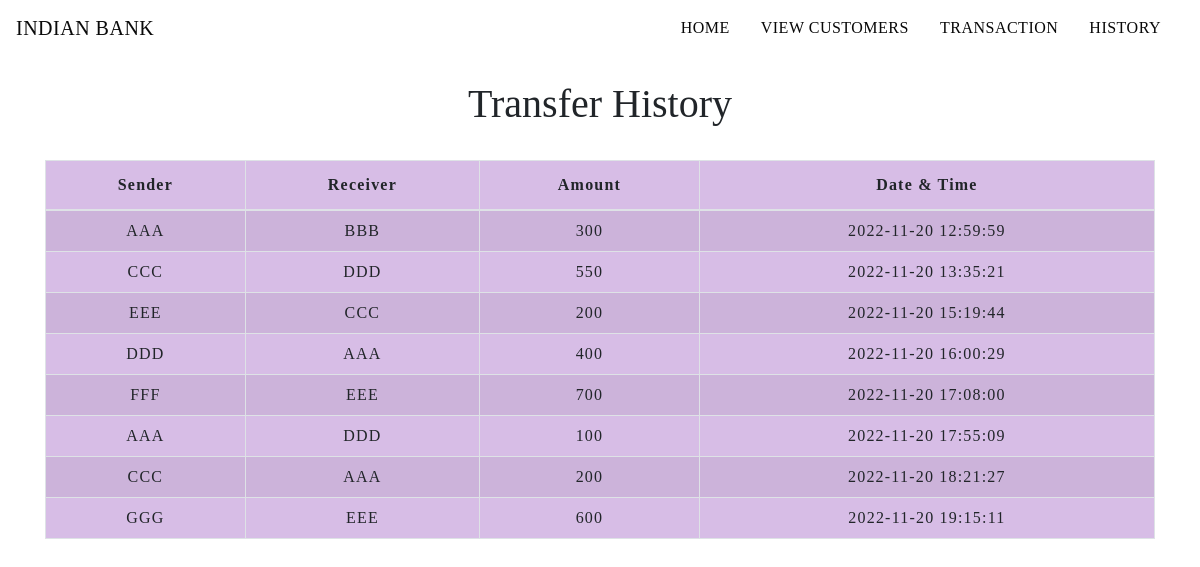
The page /history.php on the database its author committed.
### tables this page shows
CREATE TABLE `transaction_details` (
  `sno` int(5) NOT NULL,
  `sender` varchar(100) NOT NULL,
  `receiver` varchar(100) NOT NULL,
  `balance` int(10) NOT NULL,
  `datetime` datetime NOT NULL DEFAULT CURRENT_TIMESTAMP
  );

### history.php (the view, shortened to what this page needs)
<!DOCTYPE html>
<html lang="en">
<head>
    <link rel="stylesheet" href="https://stackpath.bootstrapcdn.com/bootstrap/4.5.2/css/bootstrap.min.css">
    <link rel="stylesheet" type="text/css" href="css/table.css">
    <link rel="stylesheet" type="text/css" href="css/navbar.css">
</head>
<body>
    <?php
    include 'navbar.php';
    ?>
    <div class="container">
        <h2 class="text-center pt-4">Transfer History</h2>
        <br>
        <div class="table-responsive-sm">
            <table class="table table-hover table-striped table-condensed table-bordered">
                <thead>
                    <tr>
                        <th class="text-center">Sender</th>
                        <th class="text-center">Receiver</th>
                        <th class="text-center">Amount</th>
                        <th class="text-center">Date & Time</th>
                    </tr>
                </thead>
                <tbody>
                    <?php
                    include 'config.php';
                    $sql = "select * from transaction_details";
                    $query = mysqli_query($conn, $sql);
                    while ($rows = mysqli_fetch_assoc($query)) {
                    ?>
                        <tr>
                            <td class="py-2"><?php echo $rows['sender']; ?></td>
                            <td class="py-2"><?php echo $rows['receiver']; ?></td>
                            <td class="py-2"><?php echo $rows['balance']; ?> </td>
                            <td class="py-2"><?php echo $rows['datetime']; ?> </td>
                        <?php
                    }
                        ?>
                </tbody>
            </table>
        </div>
    </div>
</body>
</html>

### css/table.css (style rules this page uses)
* { padding: 0; margin: 0; box-sizing: border-box; font-family: s; }
h2 { font-size: 40px; }
table { letter-spacing: 1.2px; }
.table-striped { background-color: rgb(215, 189, 230); }
td { text-align: center; }

### rows shown on the page
transaction_details: sender "AAA", receiver "BBB", balance "300", datetime "2022-11-20 12:59:59"
transaction_details: sender "CCC", receiver "DDD", balance "550", datetime "2022-11-20 13:35:21"
transaction_details: sender "EEE", receiver "CCC", balance "200", datetime "2022-11-20 15:19:44"
transaction_details: sender "DDD", receiver "AAA", balance "400", datetime "2022-11-20 16:00:29"
transaction_details: sender "FFF", receiver "EEE", balance "700", datetime "2022-11-20 17:08:00"
transaction_details: sender "AAA", receiver "DDD", balance "100", datetime "2022-11-20 17:55:09"
transaction_details: sender "CCC", receiver "AAA", balance "200", datetime "2022-11-20 18:21:27"
transaction_details: sender "GGG", receiver "EEE", balance "600", datetime "2022-11-20 19:15:11"
